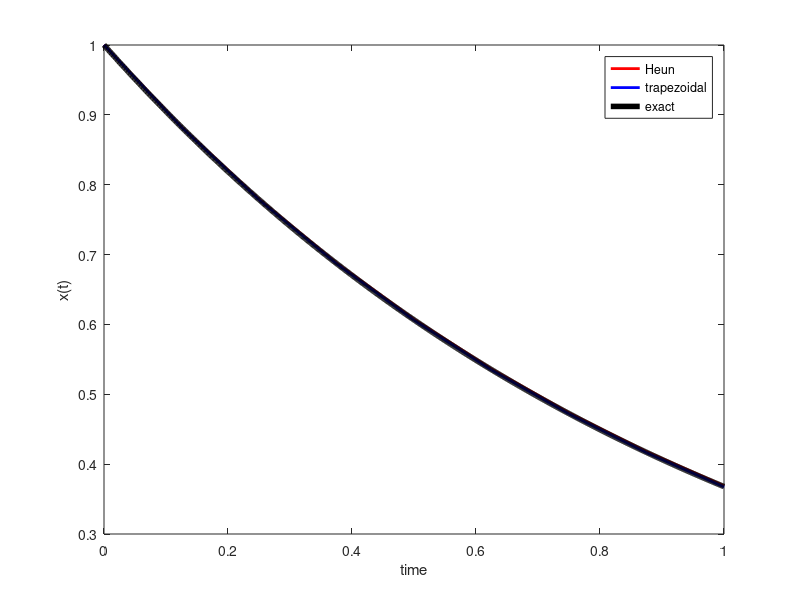

Source code (MATLAB):
clear all

alpha = 1;
a = @(x,t) -alpha*x;
Xe = @(x0,t) x0*exp(-alpha*t);

tic

n = 8;
t0 = 0.; T = 1.;
x0 = 1.;

te = linspace(0,T-t0,1000);
X = Xe(x0,te);

dt = (T-t0)/n;
xh = x0*ones(1,n+1);
xt = x0*ones(1,n+1);
t = t0*ones(1,n+1);

for i = 2:n+1
    t(i) = t(i-1) + dt;
    xh(i) = xh(i-1) + 0.5*( a(xh(i-1),t(i-1)) + ...
            a(xh(i-1) + a(xh(i-1),t(i-1))*dt) )*dt;
    xt(i) = (1 - 0.5*alpha*dt)/(1 + 0.5*alpha*dt)*xt(i-1);
end

toc

plot(t,xh,'linewidth',2,'-r');hold on;
plot(t,xt,'linewidth',2,'-b');
plot(te,X,'linewidth',4,'-k');hold off;
legend('Heun','trapezoidal','exact');
xlabel('time');ylabel('x(t)');
